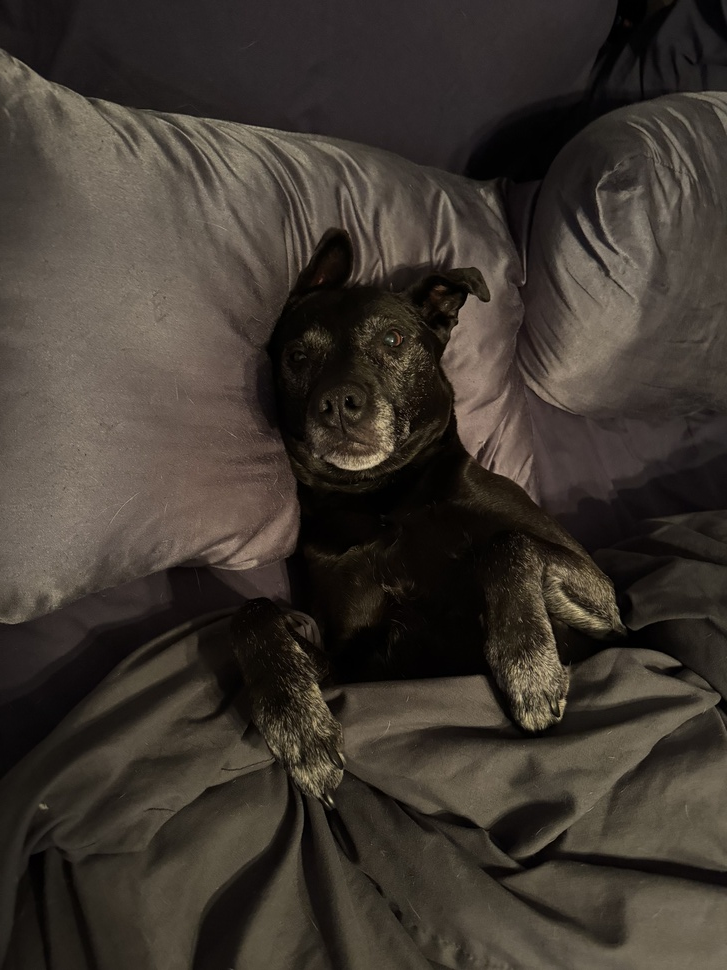
#> input picture image-compression/zoe.jpg, 727 x 970 px, shrunk from 4284 x 5712 before the run
$ jupyter execute image_compression.ipynb
#> lines starting #> are read from the running program, lines starting #| are printed output that depends on the picture
### **MATH 4042U Project 1 - Image Compression**

[cell 1]
# importing my libraries
import pandas as pd
import numpy as np
import matplotlib.pyplot as plt
import cv2

[cell 2]
# importing my image of my cutie little dog, Zoe

img = cv2.imread('zoe.jpg', cv2.IMREAD_GRAYSCALE)
#> img: shape (970, 727); min 0, max 245, mean 56

print('The object type of the imported image is:', type(img))
#| The object type of the imported image is: <class 'numpy.ndarray'>

plt.imshow(img, cmap='gray')
plt.title('Zoe Before Bed')
plt.show()

[cell 3]
# now converting to array

print(img)
#> (printed output is left out)
print('The size of this array is', np.shape(img))
#| The size of this array is (970, 727)
print('The rank of this matrix is', np.linalg.matrix_rank(img))
#| The rank of this matrix is 727

[cell 4]
# calculating SVD

U, S, Vt = np.linalg.svd(img, full_matrices=False)
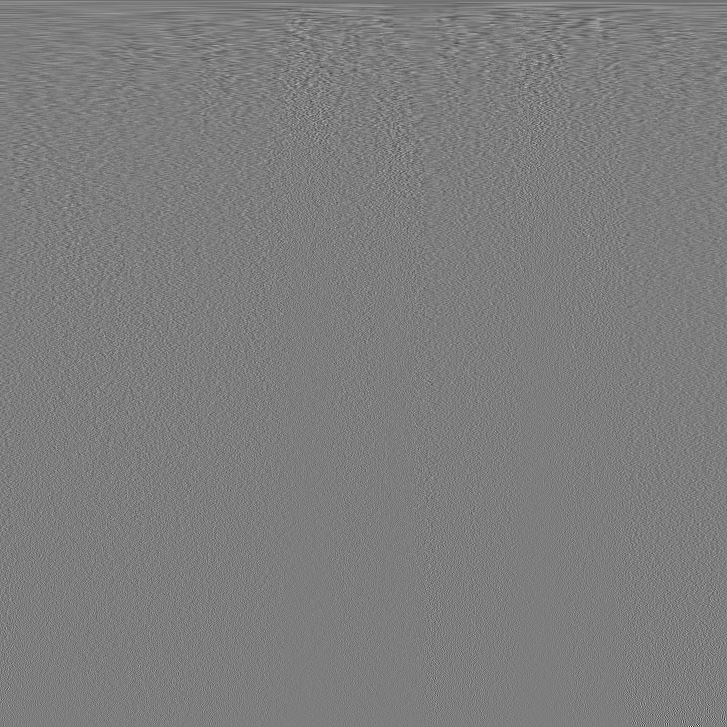
#> Vt: shape (727, 727) float64; min -0.411, max 0.421, mean -5.63e-05; drawn with min black and max white
#> S = 727 values, max 49705.9 at index 0, min 6.11 at index 726, mean 376
U.shape, S.shape, Vt.shape
#> Out = ((970, 727), (727,), (727, 727))

[cell 5]
# rank 1 image of zoe

reconstructed_image = np.matrix(U[:,:1]) * np.diag(S[:1]) * np.matrix(Vt[:1,:])
plt.imshow(reconstructed_image, cmap='gray')
plt.title('A rank 1 Zoe')
plt.show()

[cell 6]
# rank 5 image of zoe

reconstructed_image = np.matrix(U[:,4:5]) * np.diag(S[4:5]) * np.matrix(Vt[4:5,:])
plt.imshow(reconstructed_image, cmap='gray')
plt.title('A rank 5 Zoe')
plt.show()

[cell 7]
# rank 10 image of zoe

reconstructed_image = np.matrix(U[:,:10]) * np.diag(S[:10]) * np.matrix(Vt[:10,:])
plt.imshow(reconstructed_image, cmap='gray')
plt.title('A rank 10 Zoe')
plt.show()

[cell 8]
# rank 50 image of zoe

reconstructed_image = np.matrix(U[:,:50]) * np.diag(S[:50]) * np.matrix(Vt[:50,:])
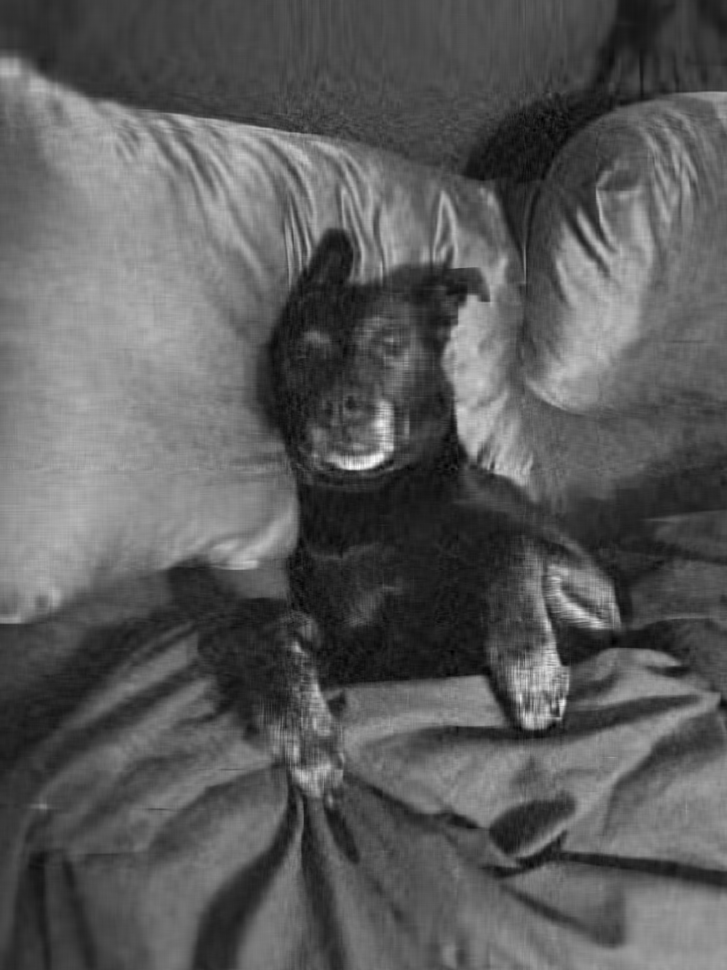
#> reconstructed_image: shape (970, 727) float64; min -18.44, max 189, mean 56; drawn with min black and max white
plt.imshow(reconstructed_image, cmap='gray')
plt.title('A rank 50 Zoe')
plt.show()

[cell 9]
# rank 100 image of zoe

reconstructed_image = np.matrix(U[:,:100]) * np.diag(S[:100]) * np.matrix(Vt[:100,:])
plt.imshow(reconstructed_image, cmap='gray')
plt.title('A rank 100 Zoe')
plt.show()

#### **BONUS:** Make the nicest rank-one tartan pattern you can and why you think it is nice.

I am not sure if you wanted us to make the nicest rank-one tartan pattern based off an image or not, so I have created two that I think are very nice looking: the first is just from a patterned matrix and the second is using the image of Zoe.

For the first tartan-pattern, I created a 300x300 patterned matrix, where each element is the product of sine functions applied to the row and column indices (`sin(x) * sin(y)`). Then, when I do the rank one approximation, instead of using grayscale (which is a bit boring), I wanted to make it pink, so I used the three colour channels (red, green, and blue).

For the second tartan-pattern, I wanted to make it pink, but instead did SVD for each colour channel, then layered/stacked the three rank 1 images to make it pink.

Personally, I think the first one looks a lot cooler because of the gradient affect that the sine function gives it, but I wanted to create two rank-one tartan patterns, one via patterned matrix, and another via image compression.

[cell 10]
# create matrix with pattern in numbers
rows = 300
columns = 300
x = np.linspace(0,10,rows)
y = np.linspace(0,10,columns)
A = np.sin(x).reshape(-1,1) * np.sin(y).reshape(1,-1)
print(A)

# svd
U, S, Vt = np.linalg.svd(A, full_matrices=False)

# rank 1 approx
rank_one_A = np.matrix(U[:,:1]) * np.diag(S[:1]) * np.matrix(Vt[:1,:])

# normalize values to [0,1] for colour mapping
rank_one_A = (rank_one_A - rank_one_A.min()) / (rank_one_A.max() - rank_one_A.min())

# making it pink
pink_A = np.zeros((rows, columns, 3)) # empty 3D array for RGB
pink_A[:, :, 0] = 1.0  # red channel 100%
pink_A[:, :, 1] = 0.5 * rank_one_A  # reduce green channel (50%) for pink
pink_A[:, :, 2] = 0.65 * rank_one_A  # reduce blue channel (65%) for pink

# display
plt.imshow(pink_A)
plt.title("Best Rank 1 Tartan Pattern")
plt.show()
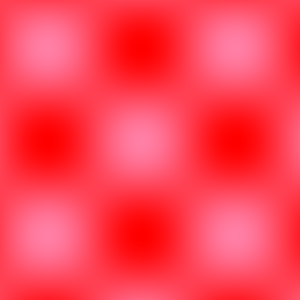
#> shown: shape (300, 300, 3) float64; mean R, G, B 1, 0.258, 0.336

[cell 11]
# Load image
colour_image = cv2.imread('zoe.jpg')
#> colour_image is the input picture: shape (970, 727, 3); mean B, G, R 47.5, 54.6, 61.9

# Convert BGR to RGB (since OpenCV loads images in BGR format)
colour_image = cv2.cvtColor(colour_image, cv2.COLOR_BGR2RGB)

# Split into R, G, B channels
B, G, R = cv2.split(colour_image)

# SVD for each channel
U_R, S_R, Vt_R = np.linalg.svd(R, full_matrices=False)
#> S_R = 727 values, max 42494.8 at index 0, min 6.37 at index 726, mean 338.7
U_G, S_G, Vt_G = np.linalg.svd(G, full_matrices=False)
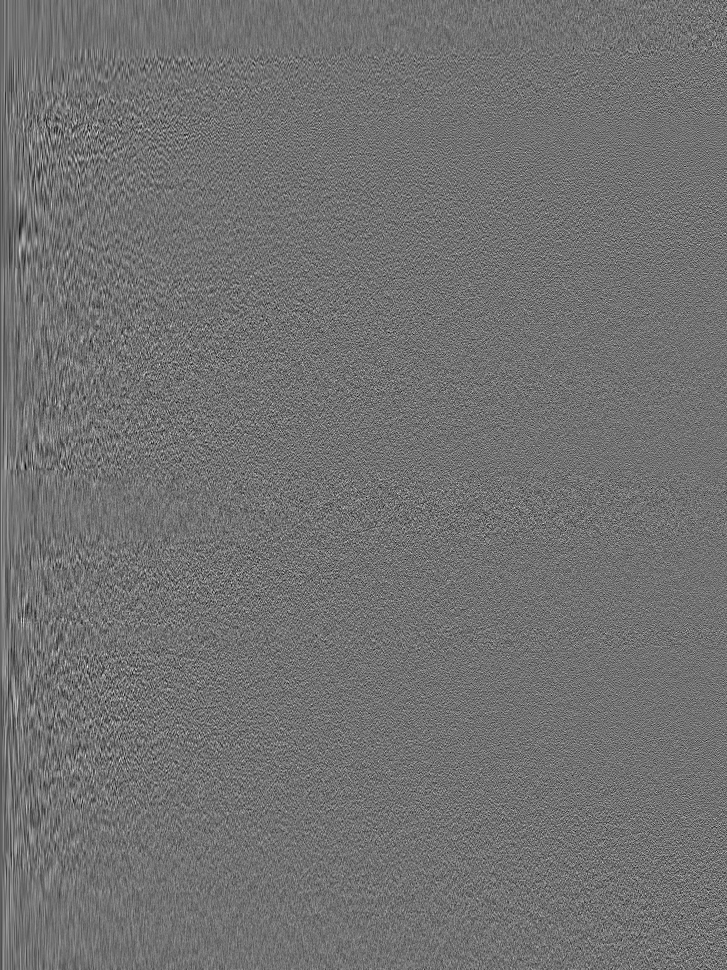
#> U_G: shape (970, 727) float64; min -0.174, max 0.214, mean -3.51e-05; drawn with min black and max white
#> S_G = 727 values, max 48526.7 at index 0, min 6.1 at index 726, mean 373.5
U_B, S_B, Vt_B = np.linalg.svd(B, full_matrices=False)
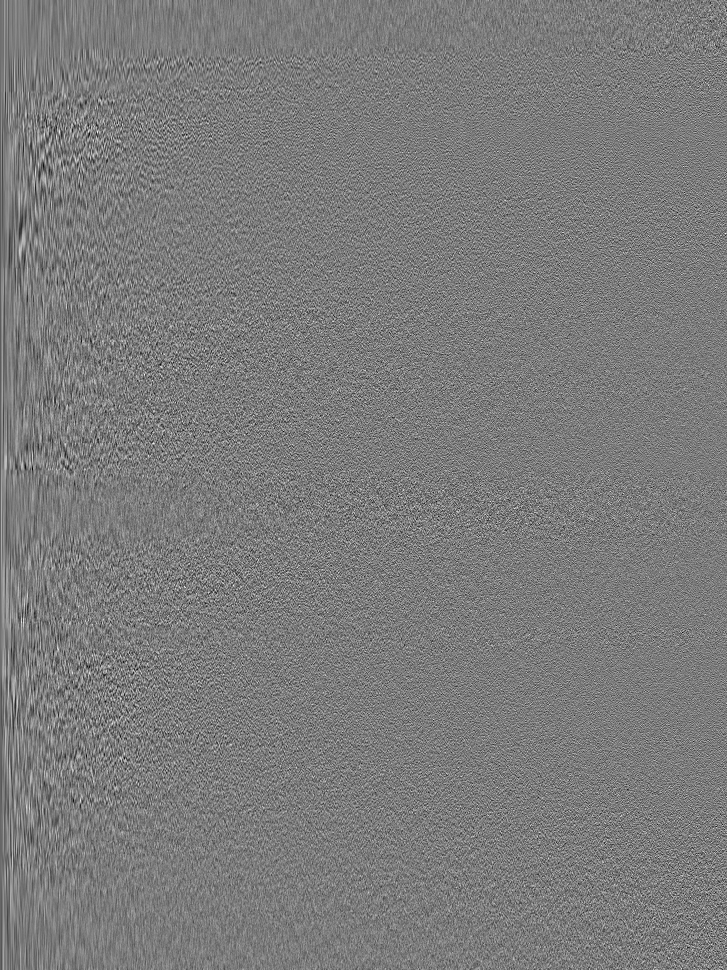
#> U_B: shape (970, 727) float64; min -0.172, max 0.182, mean -2.52e-05; drawn with min black and max white
#> S_B = 727 values, max 54833.9 at index 0, min 6.22 at index 726, mean 395.9

n = 1  # rank 1 approx

# getting the RGB rank 1 approx's
R_compressed = (U_R[:, :n] @ np.diag(S_R[:n]) @ Vt_R[:n, :])
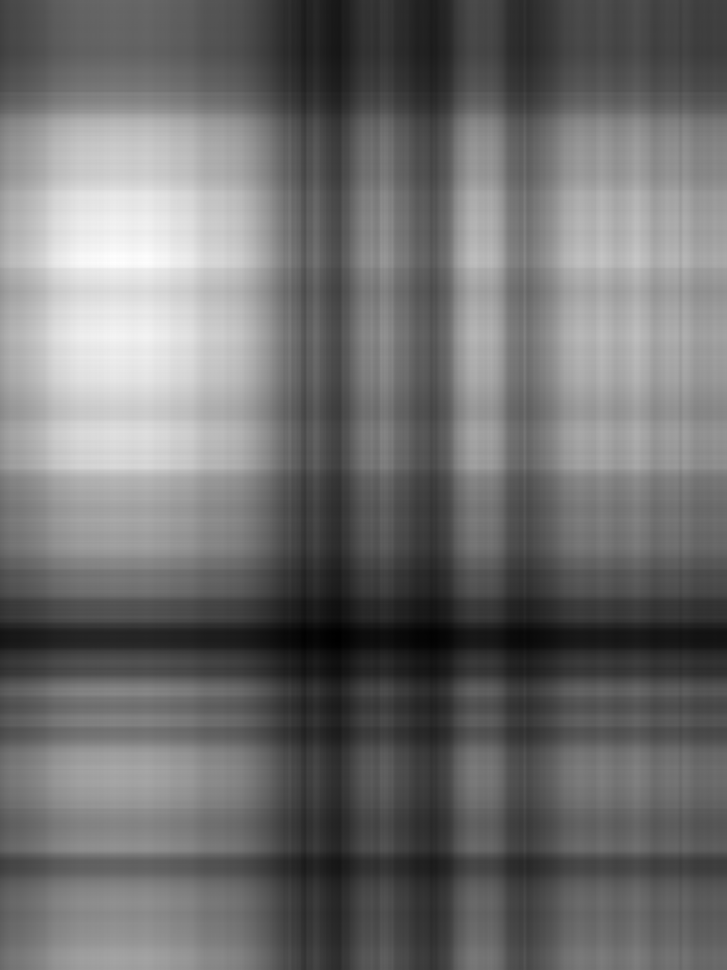
#> R_compressed: shape (970, 727) float64; min 7.48, max 98.44, mean 47.2; drawn with min black and max white
G_compressed = (U_G[:, :n] @ np.diag(S_G[:n]) @ Vt_G[:n, :])
B_compressed = (U_B[:, :n] @ np.diag(S_B[:n]) @ Vt_B[:n, :])

# reducing green and blue
G_compressed *= 0.5
B_compressed *= 0.65

# stack the red, green, and blue colour channels to get pink
pink_image = np.dstack((R_compressed, G_compressed, B_compressed))

# normalize for proper display
pink_image = np.clip(pink_image / 255.0, 0, 1)
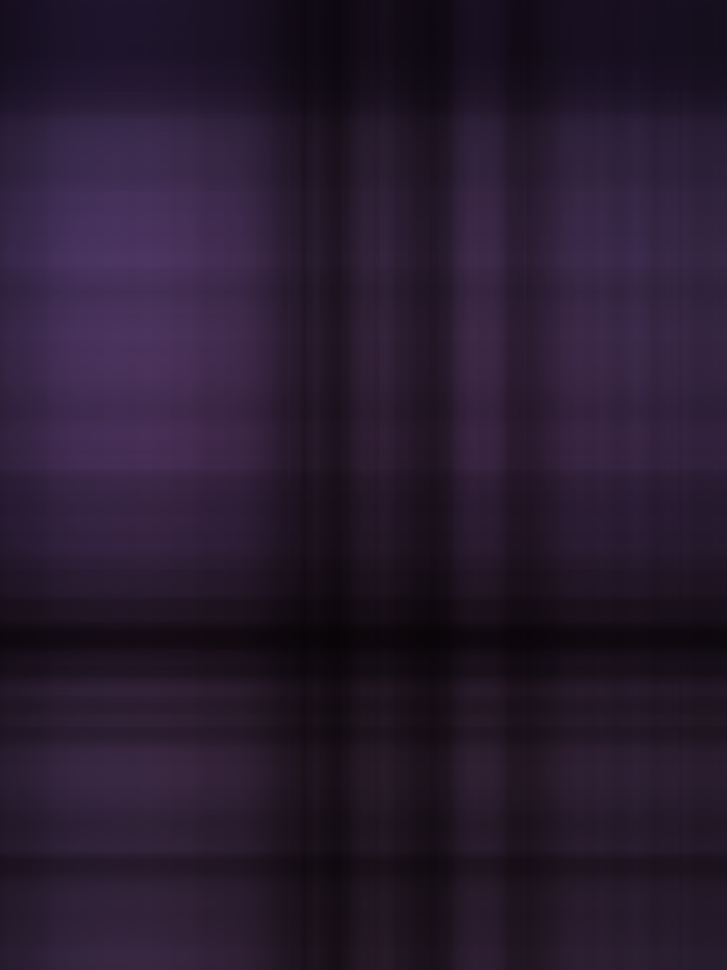
#> pink_image: shape (970, 727, 3) float64; mean B, G, R 0.185, 0.107, 0.157

# display
plt.imshow(pink_image)
plt.title('Rank 1 Pink Zoe')
plt.show()
